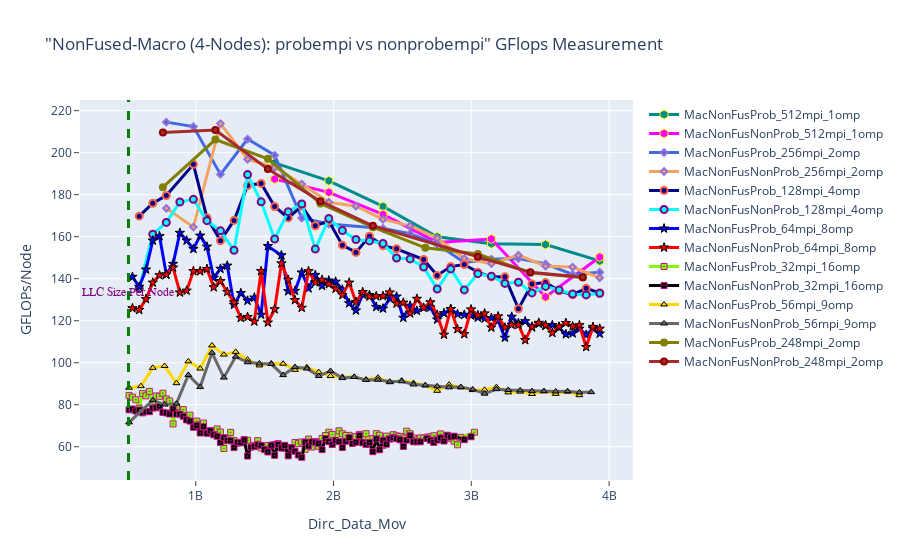

Write notebook code for a chart like this one.
### Markdown cell above
## GFLOPS - Nonfused Macro: Probempi vs Nonprobempi

### Code cell
fig = go.Figure() 

# Case 1
fig.add_trace(go.Scatter(x=(dfn4MacNonFusProb_512mpi_1omp.Dirc_Data_Mov*(dfn4MacNonFusProb_512mpi_1omp.MPI_size/4)), 
                         y=(dfn4MacNonFusProb_512mpi_1omp.GFLOPS*(dfn4MacNonFusProb_512mpi_1omp.MPI_size/4)), 
                         mode='lines+markers', 
                         name='MacNonFusProb_512mpi_1omp',
                         line=dict(color='darkcyan',width=3),
                         marker=dict(symbol='hexagon',size=9, line=dict(color='yellow',width=1))))

fig.add_trace(go.Scatter(x=(dfn4MacNonFusNonProb_512mpi_1omp.Dirc_Data_Mov*(dfn4MacNonFusNonProb_512mpi_1omp.MPI_size/4)), 
                         y=(dfn4MacNonFusNonProb_512mpi_1omp.GFLOPS*(dfn4MacNonFusNonProb_512mpi_1omp.MPI_size/4)), 
                         mode='lines+markers', 
                         name='MacNonFusNonProb_512mpi_1omp',
                         line=dict(color='magenta',width=3),
                         marker=dict(symbol='hexagon',size=9, line=dict(color='yellow',width=1))))


# Case 2
fig.add_trace(go.Scatter(x=(dfn4MacNonFusProb_256mpi_2omp.Dirc_Data_Mov*(dfn4MacNonFusProb_256mpi_2omp.MPI_size/4)), 
                         y=(dfn4MacNonFusProb_256mpi_2omp.GFLOPS*(dfn4MacNonFusProb_256mpi_2omp.MPI_size/4)), 
                         mode='lines+markers', 
                         name='MacNonFusProb_256mpi_2omp',
                         line=dict(color='royalblue',width=3),
                         marker=dict(symbol='diamond',size=5,line=dict(color='MediumPurple',width=2))))

fig.add_trace(go.Scatter(x=(dfn4MacNonFusNonProb_256mpi_2omp.Dirc_Data_Mov*(dfn4MacNonFusNonProb_256mpi_2omp.MPI_size/4)), 
                         y=(dfn4MacNonFusNonProb_256mpi_2omp.GFLOPS*(dfn4MacNonFusNonProb_256mpi_2omp.MPI_size/4)), 
                         mode='lines+markers', 
                         name='MacNonFusNonProb_256mpi_2omp',
                         line=dict(color='sandybrown',width=3),
                         marker=dict(symbol='diamond',size=5,line=dict(color='MediumPurple',width=2))))


# Case 3
fig.add_trace(go.Scatter(x=(dfn4MacNonFusProb_128mpi_4omp.Dirc_Data_Mov*(dfn4MacNonFusProb_128mpi_4omp.MPI_size/4)), 
                         y=(dfn4MacNonFusProb_128mpi_4omp.GFLOPS*(dfn4MacNonFusProb_128mpi_4omp.MPI_size/4)), 
                         mode='lines+markers', 
                         name='MacNonFusProb_128mpi_4omp',
                         line=dict(color='darkblue',width=3),
                         marker=dict(symbol='circle',size=7, line=dict(color='tomato',width=2))))

fig.add_trace(go.Scatter(x=(dfn4MacNonFusNonProb_128mpi_4omp.Dirc_Data_Mov*(dfn4MacNonFusNonProb_128mpi_4omp.MPI_size/4)), 
                         y=(dfn4MacNonFusNonProb_128mpi_4omp.GFLOPS*(dfn4MacNonFusNonProb_128mpi_4omp.MPI_size/4)), 
                         mode='lines+markers', 
                         name='MacNonFusNonProb_128mpi_4omp',
                         line=dict(color='cyan',width=3),
                         marker=dict(symbol='circle',size=7,line=dict(color='Purple',width=2))))



# Case 4
fig.add_trace(go.Scatter(x=(dfn4MacNonFusProb_64mpi_8omp.Dirc_Data_Mov*(dfn4MacNonFusProb_64mpi_8omp.MPI_size/4)), 
                         y=(dfn4MacNonFusProb_64mpi_8omp.GFLOPS*(dfn4MacNonFusProb_64mpi_8omp.MPI_size/4)), 
                         mode='lines+markers', 
                         name='MacNonFusProb_64mpi_8omp',
                         line=dict(color='blue',width=3),
                         marker=dict(symbol='star',size=7, line=dict(color='black',width=1))))

fig.add_trace(go.Scatter(x=(dfn4MacNonFusNonProb_64mpi_8omp.Dirc_Data_Mov*(dfn4MacNonFusNonProb_64mpi_8omp.MPI_size/4)), 
                         y=(dfn4MacNonFusNonProb_64mpi_8omp.GFLOPS*(dfn4MacNonFusNonProb_64mpi_8omp.MPI_size/4)), 
                         mode='lines+markers', 
                         name='MacNonFusNonProb_64mpi_8omp',
                         line=dict(color='red',width=3),
                         marker=dict(symbol='star',size=7, line=dict(color='black',width=1))))


# Case 5
fig.add_trace(go.Scatter(x=(dfn4MacNonFusProb_32mpi_16omp.Dirc_Data_Mov*(dfn4MacNonFusProb_32mpi_16omp.MPI_size/4)), 
                         y=(dfn4MacNonFusProb_32mpi_16omp.GFLOPS*(dfn4MacNonFusProb_32mpi_16omp.MPI_size/4)), 
                         mode='lines+markers', 
                         name='MacNonFusProb_32mpi_16omp',
                         line=dict(color='chartreuse',width=3),
                         marker=dict(symbol='square-dot',size=6, line=dict(color='mediumvioletred',width=1))))

fig.add_trace(go.Scatter(x=(dfn4MacNonFusNonProb_32mpi_16omp.Dirc_Data_Mov*(dfn4MacNonFusNonProb_32mpi_16omp.MPI_size/4)), 
                         y=(dfn4MacNonFusNonProb_32mpi_16omp.GFLOPS*(dfn4MacNonFusNonProb_32mpi_16omp.MPI_size/4)), 
                         mode='lines+markers', 
                         name='MacNonFusNonProb_32mpi_16omp',
                         line=dict(color='black',width=3),
                         marker=dict(symbol='square-dot',size=6, line=dict(color='mediumvioletred',width=1))))


# Case 6
fig.add_trace(go.Scatter(x=(dfn4MacNonFusProb_56mpi_9omp.Dirc_Data_Mov*(dfn4MacNonFusProb_56mpi_9omp.MPI_size/4)), 
                         y=(dfn4MacNonFusProb_56mpi_9omp.GFLOPS*(dfn4MacNonFusProb_56mpi_9omp.MPI_size/4)), 
                         mode='lines+markers', 
                         name='MacNonFusProb_56mpi_9omp',
                         line=dict(color='gold',width=3),
                         marker=dict(symbol='triangle-up',size=6, line=dict(color='black',width=1))))

fig.add_trace(go.Scatter(x=(dfn4MacNonFusNonProb_56mpi_9omp.Dirc_Data_Mov*(dfn4MacNonFusNonProb_56mpi_9omp.MPI_size/4)), 
                         y=(dfn4MacNonFusNonProb_56mpi_9omp.GFLOPS*(dfn4MacNonFusNonProb_56mpi_9omp.MPI_size/4)), 
                         mode='lines+markers', 
                         name='MacNonFusNonProb_56mpi_9omp',
                         line=dict(color='dimgray',width=3),
                         marker=dict(symbol='triangle-up',size=6, line=dict(color='black',width=1))))



# Case 7
fig.add_trace(go.Scatter(x=(dfn4MacNonFusProb_248mpi_2omp.Dirc_Data_Mov*(dfn4MacNonFusProb_248mpi_2omp.MPI_size/4)), 
                         y=(dfn4MacNonFusProb_248mpi_2omp.GFLOPS*(dfn4MacNonFusProb_248mpi_2omp.MPI_size/4)), 
                         mode='lines+markers', 
                         name='MacNonFusProb_248mpi_2omp',
                         line=dict(color='olive',width=3),
                         marker=dict(symbol='circle',size=6, line=dict(color='olive',width=2))))

fig.add_trace(go.Scatter(x=(dfn4MacNonFusNonProb_248mpi_2omp.Dirc_Data_Mov*(dfn4MacNonFusNonProb_248mpi_2omp.MPI_size/4)), 
                         y=(dfn4MacNonFusNonProb_248mpi_2omp.GFLOPS*(dfn4MacNonFusNonProb_248mpi_2omp.MPI_size/4)), 
                         mode='lines+markers', 
                         name='MacNonFusNonProb_248mpi_2omp',
                         line=dict(color='Brown',width=3),
                         marker=dict(symbol='circle',size=6, line=dict(color='darkred',width=2))))




# Adding a vertical line
fig.add_vline(x=512e6, line_width=3, line_dash="dash", line_color="green")
# fig.add_hline(y=1024, line_width=3, line_dash="dash", line_color="red")

# Add annotation
fig.add_annotation(
    x='512e6'
    , y=130
    , text=f'LLC Size Per Node'
    , yanchor='bottom'
    , showarrow=False
    , arrowhead=1
    , arrowsize=1
    , arrowwidth=2
    , arrowcolor="#636363"
    , ax=-20
    , ay=-30
    , font=dict(size=12, color="purple", family="Sans Serif")
    , align="left"
    ,)

fig.update_layout(title='"NonFused-Macro (4-Nodes): probempi vs nonprobempi" GFlops Measurement',
                  xaxis_title='Dirc_Data_Mov', yaxis_title='GFLOPs/Node', 
                  xaxis=dict(ticks="outside"),  
                  yaxis=dict(ticks="outside"))

### Figure 1 — Plotly figure (JSON) as saved in the notebook; plotly's stock layout.template omitted (floating-point values rounded to 4 significant figures)
{"data": [{"line": {"color": "darkcyan", "width": 3}, "marker": {"line": {"color": "yellow", "width": 1}, "size": 9, "symbol": "hexagon"}, "mode": "lines+markers", "name": "MacNonFusProb_512mpi_1omp", "type": "scatter", "x": [1572864000, 1966080000, 2359296000, 2752512000, 3145728000, 3538944000, 3932160000], "y": [195.1, 186.6, 174.4, 160.0, 156.6, 156.2, 148.5]}, {"line": {"color": "magenta", "width": 3}, "marker": {"line": {"color": "yellow", "width": 1}, "size": 9, "symbol": "hexagon"}, "mode": "lines+markers", "name": "MacNonFusNonProb_512mpi_1omp", "type": "scatter", "x": [1572864000, 1966080000, 2359296000, 2752512000, 3145728000, 3538944000, 3932160000], "y": [187.4, 181.1, 170.6, 157.3, 158.9, 131.3, 150.3]}, {"line": {"color": "royalblue", "width": 3}, "marker": {"line": {"color": "MediumPurple", "width": 2}, "size": 5, "symbol": "diamond"}, "mode": "lines+markers", "name": "MacNonFusProb_256mpi_2omp", "type": "scatter", "x": [786432000, 983040000, 1179648000, 1376256000, 1572864000, 1769472000, 1966080000, 2359296000, 2555904000, 2752512000, 2949120000, 3145728000, 3342336000, 3538944000, 3735552000, 3932160000], "y": [214.5, 212.4, 189.7, 206.5, 198.7, 168.9, 166.0, 163.9, 161.4, 156.3, 147.7, 149.3, 149.6, 147.0, 142.0, 143.1]}, {"line": {"color": "sandybrown", "width": 3}, "marker": {"line": {"color": "MediumPurple", "width": 2}, "size": 5, "symbol": "diamond"}, "mode": "lines+markers", "name": "MacNonFusNonProb_256mpi_2omp", "type": "scatter", "x": [786432000, 983040000, 1179648000, 1376256000, 1572864000, 1769472000, 1966080000, 2162688000, 2359296000, 2555904000, 2752512000, 2949120000, 3145728000, 3342336000, 3538944000, 3735552000, 3932160000], "y": [173.5, 164.6, 213.8, 196.8, 193.0, 185.0, 176.4, 174.5, 168.2, 165.2, 159.3, 149.6, 147.2, 151.2, 145.9, 145.5, 140.4]}, {"line": {"color": "darkblue", "width": 3}, "marker": {"line": {"color": "tomato", "width": 2}, "size": 7, "symbol": "circle"}, "mode": "lines+markers", "name": "MacNonFusProb_128mpi_4omp", "type": "scatter", "x": [589824000, 688128000, 786432000, 983040000, 1081344000, 1179648000, 1277952000, 1376256000, 1474560000, 1572864000, 1671168000, 1769472000, 1867776000, 1966080000, 2064384000, 2162688000, 2260992000, 2359296000, 2457600000, 2654208000, 2752512000, 2850816000, 2949120000, 3047424000, 3145728000, 3244032000, 3342336000, 3440640000, 3538944000, 3637248000, 3735552000, 3833856000, 3932160000], "y": [169.8, 175.9, 179.6, 194.4, 169.0, 158.1, 167.7, 184.4, 185.3, 174.4, 168.9, 174.6, 165.2, 167.4, 156.0, 152.5, 160.2, 155.7, 154.2, 149.1, 141.6, 145.8, 146.8, 143.1, 140.8, 140.9, 125.7, 137.5, 138.1, 134.2, 132.4, 135.4, 133.2]}, {"line": {"color": "cyan", "width": 3}, "marker": {"line": {"color": "Purple", "width": 2}, "size": 7, "symbol": "circle"}, "mode": "lines+markers", "name": "MacNonFusNonProb_128mpi_4omp", "type": "scatter", "x": [589824000, 688128000, 786432000, 884736000, 983040000, 1081344000, 1179648000, 1277952000, 1376256000, 1474560000, 1572864000, 1671168000, 1769472000, 1867776000, 1966080000, 2064384000, 2162688000, 2260992000, 2359296000, 2457600000, 2555904000, 2654208000, 2752512000, 2850816000, 2949120000, 3047424000, 3145728000, 3244032000, 3342336000, 3440640000, 3538944000, 3637248000, 3735552000, 3833856000, 3932160000], "y": [135.3, 161.2, 166.8, 176.5, 177.8, 167.6, 162.8, 153.5, 189.6, 176.6, 158.9, 171.9, 175.5, 154.1, 168.7, 163.0, 158.7, 158.0, 156.8, 149.9, 149.4, 145.5, 135.0, 144.6, 134.7, 142.4, 141.2, 137.8, 138.3, 133.2, 136.3, 134.6, 132.7, 132.3, 133.0]}, {"line": {"color": "blue", "width": 3}, "marker": {"line": {"color": "black", "width": 1}, "size": 7, "symbol": "star"}, "mode": "lines+markers", "name": "MacNonFusProb_64mpi_8omp", "type": "scatter", "x": [540672000, 589824000, 638976000, 688128000, 737280000, 786432000, 835584000, 884736000, 933888000, 983040000, 1032192000, 1081344000, 1130496000, 1179648000, 1228800000, 1277952000, 1327104000, 1376256000, 1425408000, 1474560000, 1523712000, 1622016000, 1671168000, 1720320000, 1769472000, 1818624000, 1867776000, 1916928000, 1966080000, 2015232000, 2064384000, 2113536000, 2162688000, 2211840000, 2260992000, 2310144000, 2359296000, 2408448000, 2457600000, 2506752000, 2555904000, 2605056000, 2703360000, 2752512000, 2801664000, 2850816000, 2899968000, 2949120000, 2998272000, 3047424000, 3096576000, 3145728000, 3194880000, 3244032000, 3293184000, 3342336000, 3391488000, 3440640000, 3489792000, 3538944000, 3588096000, 3637248000, 3686400000, 3735552000, 3784704000, 3833856000, 3883008000, 3932160000], "y": [140.9, 136.2, 144.4, 158.2, 160.2, 142.0, 147.1, 161.8, 158.2, 154.2, 160.5, 155.2, 140.4, 144.7, 146.2, 127.6, 133.1, 129.5, 131.0, 122.9, 155.5, 151.2, 134.0, 134.2, 142.9, 135.4, 141.8, 136.6, 139.1, 138.6, 134.8, 128.3, 124.9, 132.5, 132.2, 126.6, 125.8, 130.5, 131.5, 121.4, 127.2, 124.7, 126.3, 120.6, 123.6, 125.6, 123.1, 122.8, 122.5, 121.5, 121.1, 121.3, 120.0, 111.9, 121.9, 118.9, 119.8, 116.8, 118.6, 117.6, 117.9, 116.7, 113.6, 114.0, 116.2, 113.3, 116.2, 113.9]}, {"line": {"color": "red", "width": 3}, "marker": {"line": {"color": "black", "width": 1}, "size": 7, "symbol": "star"}, "mode": "lines+markers", "name": "MacNonFusNonProb_64mpi_8omp", "type": "scatter", "x": [540672000, 589824000, 638976000, 688128000, 737280000, 786432000, 835584000, 884736000, 933888000, 983040000, 1032192000, 1081344000, 1130496000, 1179648000, 1228800000, 1277952000, 1327104000, 1376256000, 1425408000, 1474560000, 1523712000, 1572864000, 1622016000, 1671168000, 1720320000, 1769472000, 1818624000, 1867776000, 1916928000, 1966080000, 2015232000, 2064384000, 2113536000, 2162688000, 2211840000, 2260992000, 2310144000, 2359296000, 2408448000, 2457600000, 2506752000, 2555904000, 2605056000, 2654208000, 2703360000, 2752512000, 2801664000, 2850816000, 2899968000, 2949120000, 2998272000, 3047424000, 3096576000, 3145728000, 3194880000, 3244032000, 3293184000, 3342336000, 3391488000, 3440640000, 3489792000, 3538944000, 3588096000, 3637248000, 3686400000, 3735552000, 3784704000, 3833856000, 3883008000, 3932160000], "y": [125.9, 125.1, 130.3, 138.1, 141.6, 142.0, 145.3, 133.4, 134.3, 143.6, 143.5, 144.6, 135.9, 138.8, 133.7, 128.8, 121.3, 121.8, 119.6, 143.6, 119.1, 125.5, 147.3, 139.5, 129.8, 126.1, 143.6, 138.2, 139.5, 137.4, 135.2, 132.2, 138.1, 128.9, 133.6, 131.5, 131.7, 131.7, 133.5, 128.2, 128.6, 123.5, 130.4, 126.2, 128.7, 122.8, 113.4, 125.5, 116.0, 113.6, 125.4, 122.6, 123.5, 116.7, 122.1, 116.7, 118.1, 118.1, 110.8, 117.2, 119.0, 117.9, 114.2, 117.2, 118.9, 117.3, 117.9, 107.5, 117.0, 116.2]}, {"line": {"color": "chartreuse", "width": 3}, "marker": {"line": {"color": "mediumvioletred", "width": 1}, "size": 6, "symbol": "square-dot"}, "mode": "lines+markers", "name": "MacNonFusProb_32mpi_16omp", "type": "scatter", "x": [516096000, 540672000, 565248000, 589824000, 614400000, 638976000, 663552000, 688128000, 712704000, 737280000, 761856000, 786432000, 811008000, 835584000, 860160000, 884736000, 909312000, 933888000, 958464000, 983040000, 1007616000, 1032192000, 1056768000, 1081344000, 1105920000, 1130496000, 1155072000, 1179648000, 1204224000, 1228800000, 1253376000, 1277952000, 1302528000, 1327104000, 1351680000, 1376256000, 1425408000, 1449984000, 1474560000, 1499136000, 1523712000, 1548288000, 1572864000, 1597440000, 1622016000, 1671168000, 1646592000, 1695744000, 1720320000, 1744896000, 1769472000, 1818624000, 1794048000, 1843200000, 1867776000, 1892352000, 1916928000, 1966080000, 1941504000, 1990656000, 2015232000, 2039808000, 2064384000, 2113536000, 2088960000, 2138112000, 2162688000, 2187264000, 2211840000, 2236416000, 2260992000, 2285568000, 2310144000, 2334720000, 2359296000, 2383872000, 2408448000, 2433024000, 2457600000, 2482176000, 2506752000, 2531328000, 2555904000, 2580480000, 2605056000, 2629632000, 2654208000, 2678784000, 2703360000, 2727936000, 2752512000, 2777088000, 2801664000, 2826240000, 2850816000, 2875392000, 2899968000, 2924544000, 3022848000], "y": [84.44, 83.63, 82.38, 78.32, 85.32, 84.22, 86.35, 80.46, 84.18, 84.0, 85.47, 82.79, 81.78, 70.87, 79.02, 76.42, 77.67, 73.33, 75.05, 71.56, 72.22, 70.52, 71.29, 66.86, 67.53, 66.74, 68.47, 66.96, 59.18, 63.73, 66.85, 62.94, 61.7, 61.88, 63.46, 63.06, 60.67, 62.89, 59.45, 60.06, 60.62, 60.47, 61.08, 61.49, 59.57, 59.63, 59.27, 58.81, 62.02, 61.51, 62.28, 63.65, 58.81, 59.88, 62.43, 60.17, 63.99, 66.92, 65.35, 65.88, 62.57, 67.56, 66.19, 65.45, 65.36, 62.04, 64.86, 65.88, 63.55, 66.23, 61.88, 63.89, 66.25, 65.48, 60.69, 65.05, 63.7, 65.74, 65.16, 64.94, 64.13, 67.42, 66.19, 64.15, 63.21, 64.21, 64.18, 64.59, 64.79, 65.24, 63.58, 66.12, 63.12, 64.56, 63.96, 62.66, 60.91, 64.46, 66.9]}, {"line": {"color": "black", "width": 3}, "marker": {"line": {"color": "mediumvioletred", "width": 1}, "size": 6, "symbol": "square-dot"}, "mode": "lines+markers", "name": "MacNonFusNonProb_32mpi_16omp", "type": "scatter", "x": [516096000, 540672000, 565248000, 589824000, 614400000, 638976000, 663552000, 688128000, 712704000, 737280000, 761856000, 786432000, 811008000, 835584000, 860160000, 884736000, 909312000, 933888000, 958464000, 983040000, 1007616000, 1032192000, 1056768000, 1081344000, 1105920000, 1130496000, 1155072000, 1179648000, 1204224000, 1228800000, 1253376000, 1277952000, 1302528000, 1327104000, 1351680000, 1376256000, 1400832000, 1425408000, 1449984000, 1474560000, 1499136000, 1523712000, 1548288000, 1572864000, 1597440000, 1622016000, 1646592000, 1671168000, 1695744000, 1720320000, 1744896000, 1769472000, 1794048000, 1818624000, 1843200000, 1867776000, 1892352000, 1916928000, 1941504000, 1966080000, 1990656000, 2015232000, 2039808000, 2064384000, 2088960000, 2113536000, 2138112000, 2162688000, 2187264000, 2211840000, 2236416000, 2260992000, 2285568000, 2310144000, 2334720000, 2359296000, 2383872000, 2408448000, 2433024000, 2457600000, 2482176000, 2506752000, 2531328000, 2555904000, 2580480000, 2605056000, 2629632000, 2678784000, 2703360000, 2727936000, 2752512000, 2777088000, 2801664000, 2826240000, 2850816000, 2875392000, 2949120000, 2998272000], "y": [77.56, 77.98, 77.05, 77.49, 76.13, 76.85, 76.7, 78.4, 78.56, 79.29, 76.4, 76.12, 75.6, 77.98, 75.55, 75.53, 74.52, 72.78, 72.21, 69.25, 70.22, 66.56, 69.56, 66.41, 67.56, 65.68, 65.02, 62.02, 64.3, 62.92, 62.88, 59.6, 62.13, 62.0, 63.17, 55.57, 59.82, 60.06, 60.96, 60.64, 58.64, 57.51, 60.75, 55.93, 61.07, 59.39, 60.67, 55.67, 59.53, 57.91, 56.07, 55.0, 62.21, 60.38, 62.3, 62.18, 61.66, 58.63, 63.83, 62.43, 61.06, 63.09, 62.46, 59.61, 62.64, 64.3, 61.55, 62.16, 65.31, 61.86, 61.05, 61.97, 57.65, 63.75, 58.57, 63.11, 61.25, 63.73, 64.33, 63.83, 63.31, 60.17, 63.16, 65.34, 62.36, 62.36, 62.4, 63.98, 63.15, 62.06, 63.18, 64.22, 62.74, 65.48, 64.64, 65.03, 63.37, 64.76]}, {"line": {"color": "gold", "width": 3}, "marker": {"line": {"color": "black", "width": 1}, "size": 6, "symbol": "triangle-up"}, "mode": "lines+markers", "name": "MacNonFusProb_56mpi_9omp", "type": "scatter", "x": [516096000, 602112000, 688128000, 774144000, 860160000, 946176000, 1032192000, 1118208000, 1204224000, 1290240000, 1376256000, 1462272000, 1548288000, 1634304000, 1720320000, 1806336000, 1892352000, 1978368000, 2064384000, 2150400000, 2236416000, 2322432000, 2408448000, 2494464000, 2580480000, 2666496000, 2752512000, 2838528000, 2924544000, 3010560000, 3096576000, 3182592000, 3268608000, 3354624000, 3440640000, 3526656000, 3612672000, 3698688000, 3784704000], "y": [88.09, 88.85, 97.55, 98.46, 90.27, 100.7, 97.21, 108.2, 103.9, 105.2, 101.4, 98.71, 99.65, 99.53, 96.6, 97.83, 95.54, 93.65, 93.25, 93.26, 91.96, 92.92, 90.73, 91.51, 90.31, 89.19, 86.63, 89.56, 88.27, 86.97, 87.11, 88.39, 85.88, 86.25, 85.11, 86.46, 85.18, 86.27, 84.55]}, {"line": {"color": "dimgray", "width": 3}, "marker": {"line": {"color": "black", "width": 1}, "size": 6, "symbol": "triangle-up"}, "mode": "lines+markers", "name": "MacNonFusNonProb_56mpi_9omp", "type": "scatter", "x": [516096000, 688128000, 774144000, 860160000, 946176000, 1032192000, 1118208000, 1204224000, 1290240000, 1376256000, 1462272000, 1548288000, 1634304000, 1720320000, 1806336000, 1892352000, 1978368000, 2064384000, 2150400000, 2236416000, 2322432000, 2408448000, 2494464000, 2580480000, 2666496000, 2752512000, 2838528000, 2924544000, 3010560000, 3096576000, 3182592000, 3268608000, 3354624000, 3440640000, 3526656000, 3612672000, 3698688000, 3784704000, 3870720000], "y": [71.62, 82.18, 80.07, 80.5, 94.18, 88.48, 104.8, 92.91, 102.9, 100.2, 99.62, 99.37, 94.11, 97.93, 97.23, 93.67, 96.09, 92.7, 93.2, 91.82, 91.91, 90.99, 91.17, 89.66, 89.28, 88.77, 88.27, 88.4, 87.33, 85.28, 87.42, 87.01, 86.83, 86.49, 86.42, 86.32, 86.42, 85.85, 86.01]}, {"line": {"color": "olive", "width": 3}, "marker": {"line": {"color": "olive", "width": 2}, "size": 6, "symbol": "circle"}, "mode": "lines+markers", "name": "MacNonFusProb_248mpi_2omp", "type": "scatter", "x": [761856000, 1142784000, 1523712000, 1904640000, 2285568000, 2666496000, 3047424000, 3428352000, 3809280000], "y": [183.5, 206.2, 197.1, 175.8, 164.5, 154.7, 151.7, 142.8, 140.6]}, {"line": {"color": "Brown", "width": 3}, "marker": {"line": {"color": "darkred", "width": 2}, "size": 6, "symbol": "circle"}, "mode": "lines+markers", "name": "MacNonFusNonProb_248mpi_2omp", "type": "scatter", "x": [761856000, 1142784000, 1523712000, 1904640000, 2285568000, 3047424000, 3428352000, 3809280000], "y": [209.6, 210.8, 192.2, 176.9, 165.2, 150.4, 143.0, 140.7]}], "layout": {"annotations": [{"align": "left", "arrowcolor": "#636363", "arrowhead": 1, "arrowsize": 1, "arrowwidth": 2, "ax": -20, "ay": -30, "font": {"color": "purple", "family": "Sans Serif", "size": 12}, "showarrow": false, "text": "LLC Size Per Node", "x": "512e6", "y": 130, "yanchor": "bottom"}], "shapes": [{"line": {"color": "green", "dash": "dash", "width": 3}, "type": "line", "x0": 512000000, "x1": 512000000, "xref": "x", "y0": 0, "y1": 1, "yref": "y domain"}], "title": {"text": "\"NonFused-Macro (4-Nodes): probempi vs nonprobempi\" GFlops Measurement"}, "xaxis": {"ticks": "outside", "title": {"text": "Dirc_Data_Mov"}}, "yaxis": {"ticks": "outside", "title": {"text": "GFLOPs/Node"}}}}
